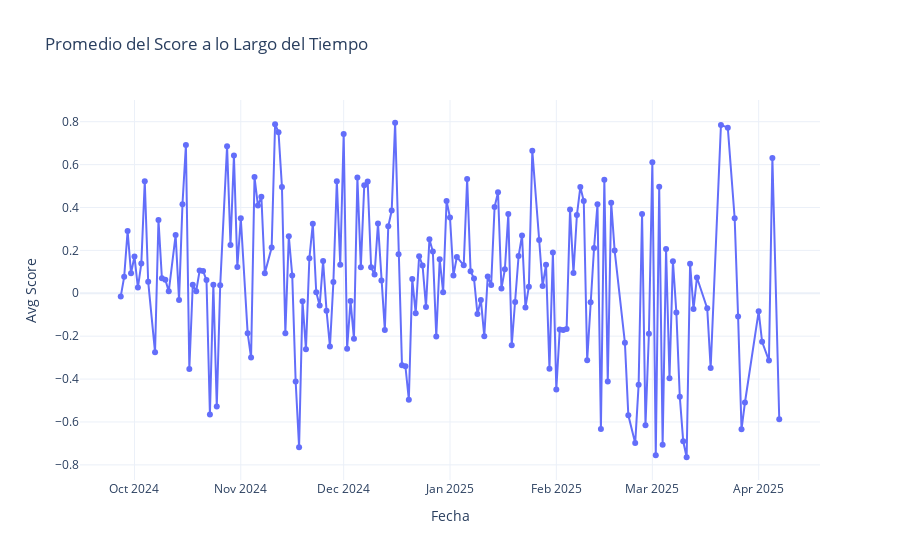

The code cell stored with this chart in its notebook:
### Code cell
import plotly.express as px

fig = px.line(df_news_avg_score, x='fecha', y='score', title='Promedio del Score a lo Largo del Tiempo', markers=True)
fig.update_layout(xaxis_title='Fecha', yaxis_title='Avg Score', template='plotly_white')
fig.show()

### Figure 1 — Plotly figure (JSON) as saved in the notebook; plotly's stock layout.template omitted (floating-point values rounded to 4 significant figures; data arrays with more than 128 entries replaced by an {"elided": "..."} marker saying what was removed)
{"data": [{"hovertemplate": "fecha=%{x}<br>score=%{y}<extra></extra>", "legendgroup": "", "line": {"color": "#636efa", "dash": "solid"}, "marker": {"symbol": "circle"}, "mode": "lines+markers", "name": "", "orientation": "v", "showlegend": false, "type": "scatter", "x": {"elided": "172 str values"}, "xaxis": "x", "y": {"elided": "172 float values"}, "yaxis": "y"}], "layout": {"legend": {"tracegroupgap": 0}, "title": {"text": "Promedio del Score a lo Largo del Tiempo"}, "xaxis": {"anchor": "y", "domain": [0, 1], "title": {"text": "Fecha"}}, "yaxis": {"anchor": "x", "domain": [0, 1], "title": {"text": "Avg Score"}}}}
